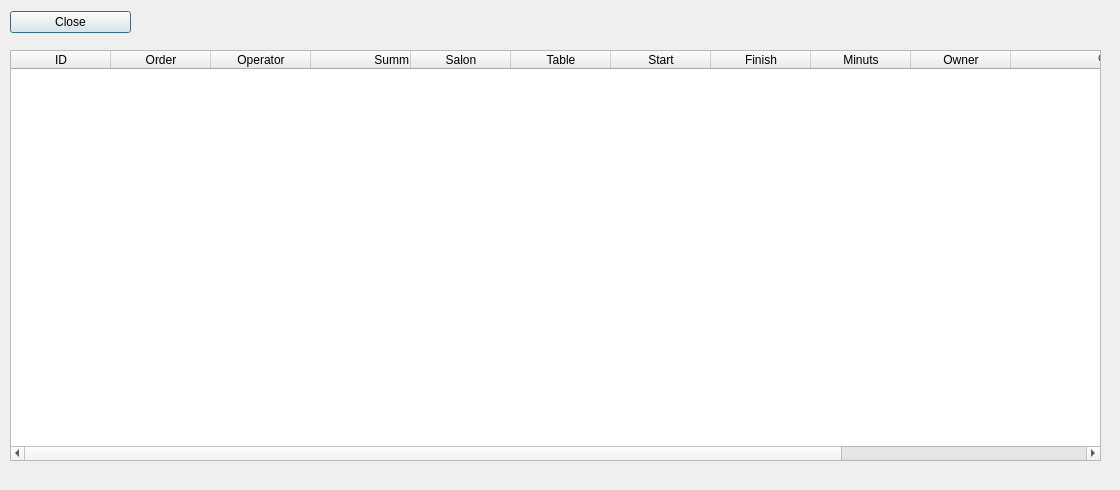
<?xml version="1.0" encoding="UTF-8"?>
<ui version="4.0">
 <class>Dialog</class>
 <widget class="QDialog" name="Dialog">
  <property name="geometry">
   <rect>
    <x>0</x>
    <y>0</y>
    <width>1120</width>
    <height>490</height>
   </rect>
  </property>
  <property name="sizePolicy">
   <sizepolicy hsizetype="Fixed" vsizetype="Fixed">
    <horstretch>0</horstretch>
    <verstretch>0</verstretch>
   </sizepolicy>
  </property>
  <property name="windowTitle">
   <string>Payments</string>
  </property>
  <widget class="QWidget" name="widget" native="true">
   <property name="enabled">
    <bool>true</bool>
   </property>
   <property name="geometry">
    <rect>
     <x>10</x>
     <y>50</y>
     <width>1091</width>
     <height>421</height>
    </rect>
   </property>
   <property name="sizePolicy">
    <sizepolicy hsizetype="Fixed" vsizetype="Fixed">
     <horstretch>0</horstretch>
     <verstretch>0</verstretch>
    </sizepolicy>
   </property>
   <property name="minimumSize">
    <size>
     <width>650</width>
     <height>300</height>
    </size>
   </property>
   <property name="maximumSize">
    <size>
     <width>1800</width>
     <height>600</height>
    </size>
   </property>
   <property name="contextMenuPolicy">
    <enum>Qt::NoContextMenu</enum>
   </property>
   <widget class="QTableWidget" name="tableWidget">
    <property name="geometry">
     <rect>
      <x>0</x>
      <y>0</y>
      <width>1091</width>
      <height>411</height>
     </rect>
    </property>
    <property name="toolTip">
     <string notr="true"/>
    </property>
    <property name="statusTip">
     <string notr="true"/>
    </property>
    <property name="editTriggers">
     <set>QAbstractItemView::NoEditTriggers</set>
    </property>
    <column>
     <property name="text">
      <string notr="true">ID</string>
     </property>
     <property name="toolTip">
      <string notr="true"/>
     </property>
     <property name="whatsThis">
      <string notr="true"/>
     </property>
    </column>
    <column>
     <property name="text">
      <string>Order</string>
     </property>
    </column>
    <column>
     <property name="text">
      <string notr="true">Operator</string>
     </property>
     <property name="toolTip">
      <string notr="true"/>
     </property>
     <property name="whatsThis">
      <string notr="true"/>
     </property>
    </column>
    <column>
     <property name="text">
      <string>Summ</string>
     </property>
     <property name="textAlignment">
      <set>AlignRight|AlignVCenter</set>
     </property>
    </column>
    <column>
     <property name="text">
      <string>Salon</string>
     </property>
    </column>
    <column>
     <property name="text">
      <string>Table</string>
     </property>
    </column>
    <column>
     <property name="text">
      <string notr="true">Start</string>
     </property>
     <property name="toolTip">
      <string notr="true"/>
     </property>
     <property name="whatsThis">
      <string notr="true"/>
     </property>
    </column>
    <column>
     <property name="text">
      <string>Finish</string>
     </property>
    </column>
    <column>
     <property name="text">
      <string>Minuts</string>
     </property>
    </column>
    <column>
     <property name="text">
      <string>Owner</string>
     </property>
    </column>
    <column>
     <property name="text">
      <string>%</string>
     </property>
     <property name="textAlignment">
      <set>AlignRight|AlignVCenter</set>
     </property>
    </column>
    <column>
     <property name="text">
      <string>Cash reg</string>
     </property>
     <property name="textAlignment">
      <set>AlignRight|AlignVCenter</set>
     </property>
    </column>
    <column>
     <property name="text">
      <string>Typ</string>
     </property>
    </column>
   </widget>
  </widget>
  <widget class="QWidget" name="horizontalLayoutWidget_2">
   <property name="geometry">
    <rect>
     <x>10</x>
     <y>10</y>
     <width>121</width>
     <height>25</height>
    </rect>
   </property>
   <layout class="QHBoxLayout" name="horizontalLayout">
    <item>
     <widget class="QPushButton" name="bClose">
      <property name="text">
       <string>Close</string>
      </property>
     </widget>
    </item>
   </layout>
  </widget>
 </widget>
 <resources/>
 <connections/>
</ui>
